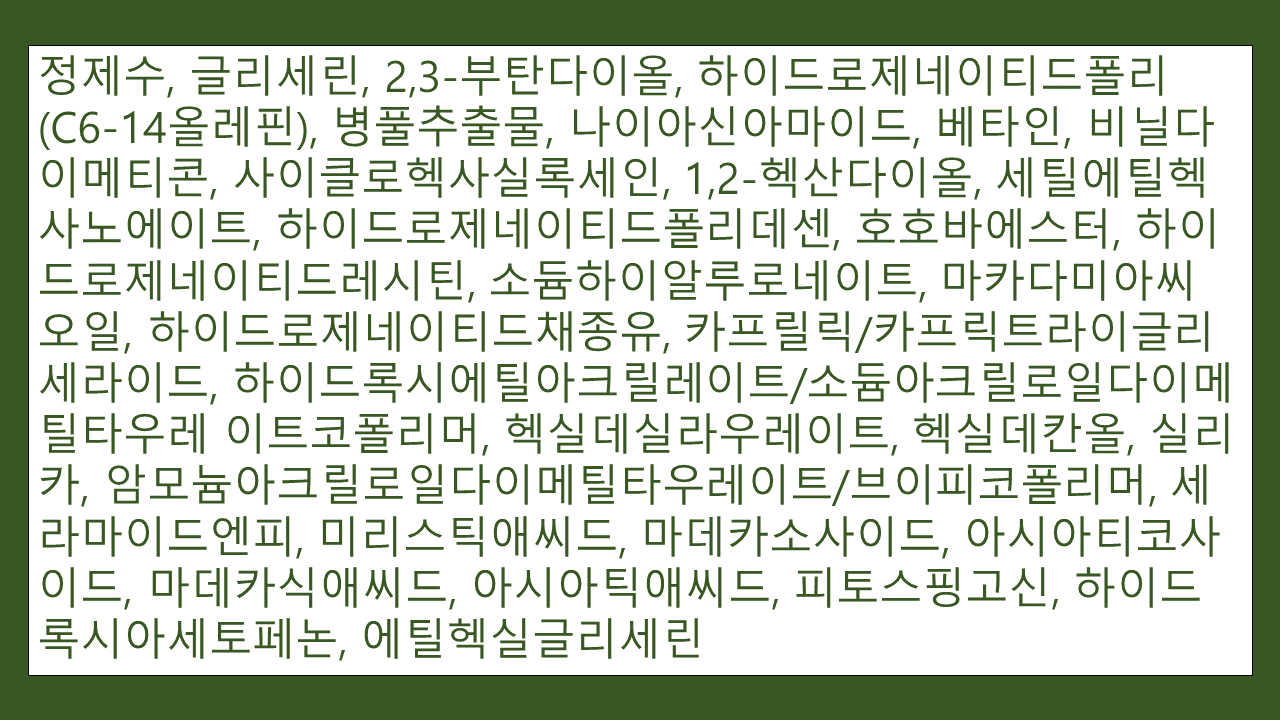
#> input picture Pororo/korean_ocr_using_pororo/assets/images/ingre_test1.png, 1280 x 720 px
$ python -i utils.py   (imports and definitions only)   (older library calls are emulated)
#> lines starting #> are read from the running program, lines starting #| are printed output that depends on the picture
### Pororo/korean_ocr_using_pororo/pororo/models/brainOCR/imgproc.py
"""
This is adapted from https://github.com/clovaai/CRAFT-pytorch/blob/master/imgproc.py
Copyright (c) 2019-present NAVER Corp.
MIT License
"""

import cv2
import numpy as np
from skimage import io


def load_image(img_file):
    img = io.imread(img_file)  # RGB order
    if img.shape[0] == 2:
        img = img[0]
    if len(img.shape) == 2:
        img = cv2.cvtColor(img, cv2.COLOR_GRAY2RGB)
    if img.shape[2] == 4:
        img = img[:, :, :3]
    img = np.array(img)

    return img


# [70 lines left out: functions normalize_mean_variance, denormalize_mean_variance, resize_aspect_ratio, cvt2heatmap_img, not called in this run]

### Pororo/korean_ocr_using_pororo/pororo/models/brainOCR/utils.py
"""
This code is adapted from https://github.com/JaidedAI/EasyOCR/blob/8af936ba1b2f3c230968dc1022d0cd3e9ca1efbb/easyocr/utils.py
"""

import math
import os
from urllib.request import urlretrieve

import cv2
import numpy as np
import torch
from PIL import Image
from torch import Tensor

from .imgproc import load_image


# [50 lines left out: functions consecutive, word_segmentation, not called in this run]


# code is based from https://github.com/githubharald/CTCDecoder/blob/master/src/BeamSearch.py
class BeamEntry:
    "information about one single beam at specific time-step"

    # [7 lines left out: function __init__, not called in this run]


class BeamState:
    "information about the beams at specific time-step"

    def __init__(self):
        self.entries = {}

    # [196 lines left out: functions norm, sort, wordsearch, applyLM, simplify_label, addBeam and 1 more, not called in this run]


class CTCLabelConverter(object):
    """ Convert between text-label and text-index """

    # [266 lines left out: functions __init__, encode, decode_greedy, decode_beamsearch, four_point_transform, group_text_box and 1 more, not called in this run]


def diff(input_list):
    return max(input_list) - min(input_list)


# [120 lines left out: functions get_paragraph, printProgressBar, not called in this run]


def reformat_input(image):
    """
    :param image: image file path or bytes or array
    :return:
        img (array): (original_image_height, original_image_width, 3)
        img_cv_grey (array): (original_image_height, original_image_width, 3)
    """
#> called with image = '../../../assets/images/ingre_test1.png'
    if type(image) == str:
        if image.startswith("http://") or image.startswith("https://"):
            tmp, _ = urlretrieve(
                image,
                reporthook=printProgressBar(
                    prefix="Progress:",
                    suffix="Complete",
                    length=50,
                ),
            )
            img_cv_grey = cv2.imread(tmp, cv2.IMREAD_GRAYSCALE)
            os.remove(tmp)
        else:
            img_cv_grey = cv2.imread(image, cv2.IMREAD_GRAYSCALE)
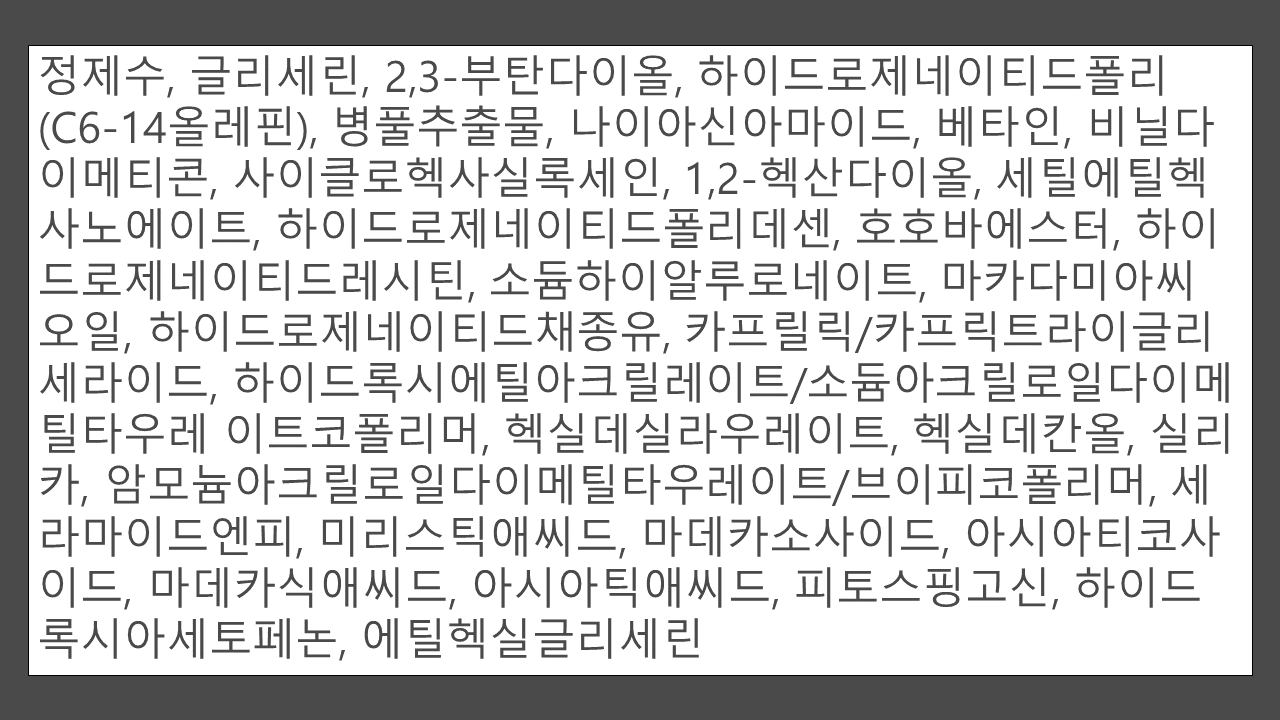
#> img_cv_grey: shape (720, 1280); min 0, max 255, mean 202.2
            image = os.path.expanduser(image)
        img = load_image(image)  # can accept URL
    elif type(image) == bytes:
        nparr = np.frombuffer(image, np.uint8)
        img = cv2.imdecode(nparr, cv2.IMREAD_COLOR)
        img = cv2.cvtColor(img, cv2.COLOR_BGR2RGB)
        img_cv_grey = cv2.cvtColor(img, cv2.COLOR_BGR2GRAY)

    elif type(image) == np.ndarray:
        if len(image.shape) == 2:  # grayscale
            img_cv_grey = image
            img = cv2.cvtColor(image, cv2.COLOR_GRAY2BGR)
        elif len(image.shape) == 3 and image.shape[2] == 3:  # BGRscale
            img = image
            img_cv_grey = cv2.cvtColor(image, cv2.COLOR_BGR2GRAY)
        elif len(image.shape) == 3 and image.shape[2] == 4:  # RGBAscale
            img = image[:, :, :3]
            img = cv2.cvtColor(img, cv2.COLOR_RGB2BGR)
            img_cv_grey = cv2.cvtColor(img, cv2.COLOR_BGR2GRAY)

    return img, img_cv_grey

>>> result = reformat_input('../../../assets/images/ingre_test1.png')

$ run again, on Pororo/korean_ocr_using_pororo/assets/images/ingre_test2.png
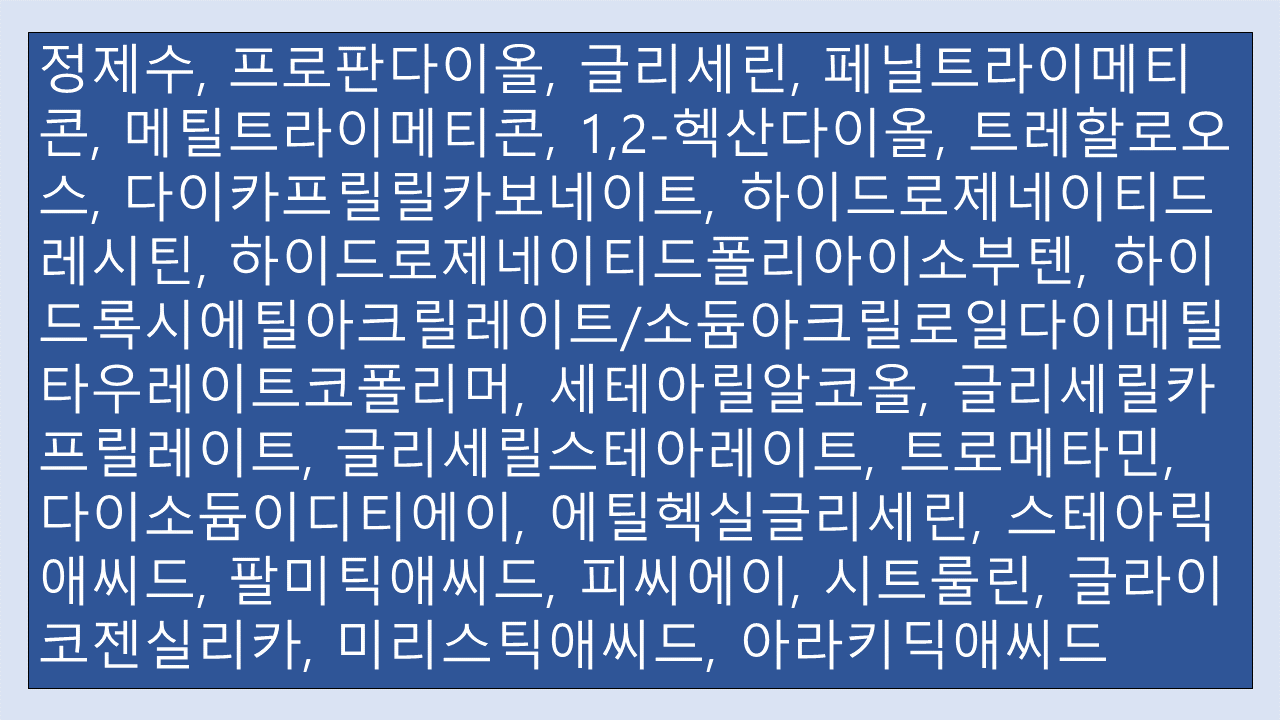
#> input picture Pororo/korean_ocr_using_pororo/assets/images/ingre_test2.png, 1280 x 720 px
#> in reformat_input, `img_cv_grey = cv2.imread(image, cv2.IMREAD_GRAYSCALE)`:
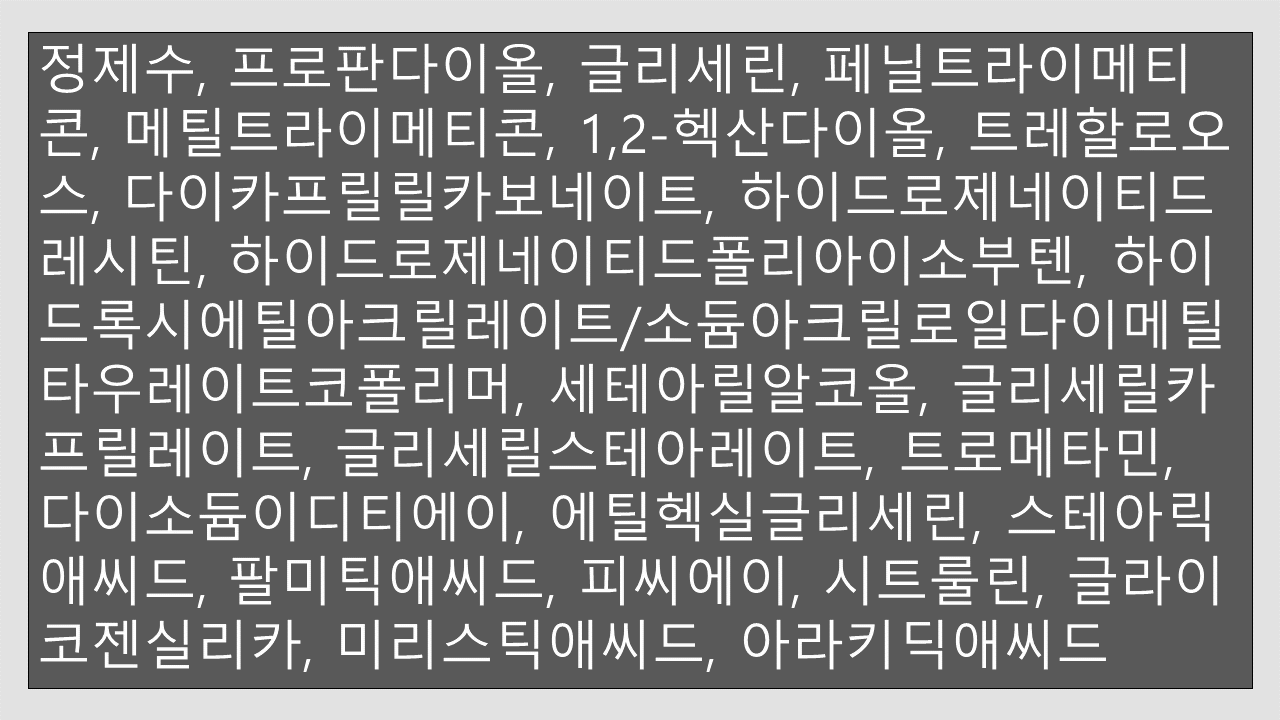
#> img_cv_grey: shape (720, 1280); min 0, max 255, mean 127.3
